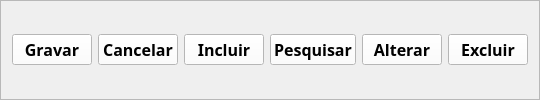
            <widget class="QFrame" name="frame_13">
             <property name="minimumSize">
              <size>
               <width>0</width>
               <height>100</height>
              </size>
             </property>
             <property name="maximumSize">
              <size>
               <width>1980</width>
               <height>100</height>
              </size>
             </property>
             <property name="frameShape">
              <enum>QFrame::StyledPanel</enum>
             </property>
             <property name="frameShadow">
              <enum>QFrame::Raised</enum>
             </property>
             <layout class="QGridLayout" name="gridLayout_7">
              <item row="0" column="0">
               <widget class="QPushButton" name="itens_gravar_btn">
                <property name="enabled">
                 <bool>true</bool>
                </property>
                <property name="font">
                 <font>
                  <family>Arial Black</family>
                  <pointsize>12</pointsize>
                  <weight>75</weight>
                  <bold>true</bold>
                 </font>
                </property>
                <property name="styleSheet">
                 <string notr="true">background-color: rgb(255, 255, 255);
color: rgb(0, 0, 0);</string>
                </property>
                <property name="text">
                 <string>Gravar</string>
                </property>
               </widget>
              </item>
              <item row="0" column="1">
               <widget class="QPushButton" name="itens_cancelar_btn">
                <property name="enabled">
                 <bool>true</bool>
                </property>
                <property name="font">
                 <font>
                  <family>Arial Black</family>
                  <pointsize>12</pointsize>
                  <weight>75</weight>
                  <bold>true</bold>
                 </font>
                </property>
                <property name="styleSheet">
                 <string notr="true">background-color: rgb(255, 255, 255);
color: rgb(0, 0, 0);</string>
                </property>
                <property name="text">
                 <string>Cancelar</string>
                </property>
               </widget>
              </item>
              <item row="0" column="2">
               <widget class="QPushButton" name="itens_incluir_btn">
                <property name="font">
                 <font>
                  <family>Arial Black</family>
                  <pointsize>12</pointsize>
                  <weight>75</weight>
                  <bold>true</bold>
                 </font>
                </property>
                <property name="styleSheet">
                 <string notr="true">background-color: rgb(255, 255, 255);
color: rgb(0, 0, 0);</string>
                </property>
                <property name="text">
                 <string>Incluir</string>
                </property>
               </widget>
              </item>
              <item row="0" column="3">
               <widget class="QPushButton" name="itens_pesquisar_btn">
                <property name="font">
                 <font>
                  <family>Arial Black</family>
                  <pointsize>12</pointsize>
                  <weight>75</weight>
                  <bold>true</bold>
                 </font>
                </property>
                <property name="styleSheet">
                 <string notr="true">background-color: rgb(255, 255, 255);
color: rgb(0, 0, 0);</string>
                </property>
                <property name="text">
                 <string>Pesquisar</string>
                </property>
               </widget>
              </item>
              <item row="0" column="4">
               <widget class="QPushButton" name="itens_alterar_btn">
                <property name="font">
                 <font>
                  <family>Arial Black</family>
                  <pointsize>12</pointsize>
                  <weight>75</weight>
                  <bold>true</bold>
                 </font>
                </property>
                <property name="styleSheet">
                 <string notr="true">background-color: rgb(255, 255, 255);
color: rgb(0, 0, 0);</string>
                </property>
                <property name="text">
                 <string>Alterar</string>
                </property>
               </widget>
              </item>
              <item row="0" column="5">
               <widget class="QPushButton" name="itens_excluir_btn">
                <property name="font">
                 <font>
                  <family>Arial Black</family>
                  <pointsize>12</pointsize>
                  <weight>75</weight>
                  <bold>true</bold>
                 </font>
                </property>
                <property name="styleSheet">
                 <string notr="true">background-color: rgb(255, 255, 255);
color: rgb(0, 0, 0);</string>
                </property>
                <property name="text">
                 <string>Excluir</string>
                </property>
               </widget>
              </item>
             </layout>
            </widget>
